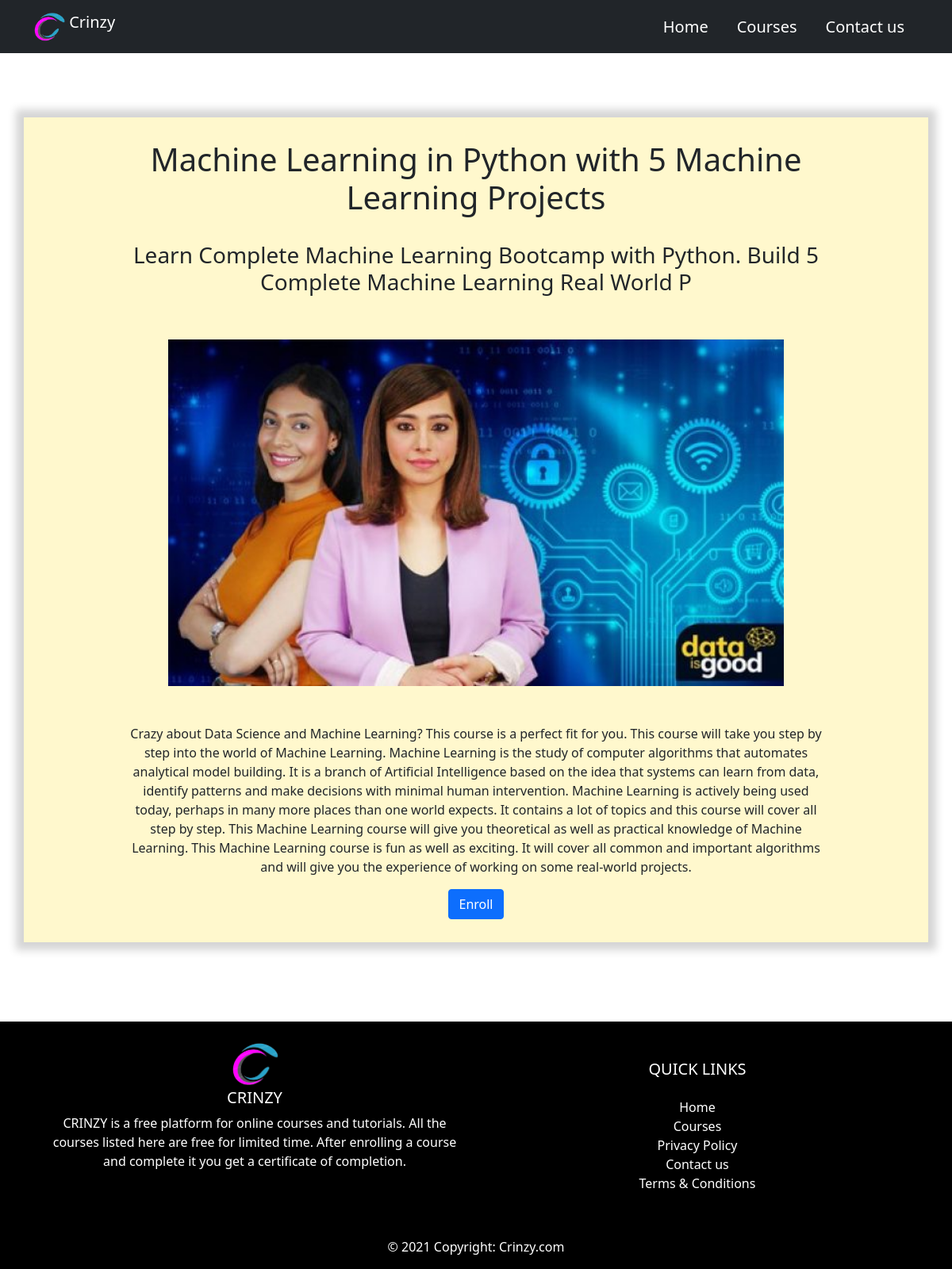
The app's page /blog/2/ with its own data.
### mainpage/models.py (models this page shows, shortened)
class Courses(models.Model):
    title = models.CharField(max_length = 100)
    subtitle = models.CharField(max_length = 100,default = "")
    description = models.TextField()
    image = models.ImageField(upload_to = 'img/images/')
    url = models.URLField(blank = True)
    popular = models.BooleanField(default = False)
    dateofcourse = models.DateTimeField(default = datetime.now())

### mainpage/views.py (the view)
# urls.py: 2. Add a URL to urlpatterns:  path('blog/', include('blog.urls'))
def blog(request,i):
    course = Courses.objects.get(pk = i)
    return render(request,'resources/blog.html',{'course' : course})

### mainpage/templates/resources/blog.html
{% extends 'resources/basic.html' %} {% block content %}
<div class="container  my-4 blogp">
    <div class="row my-4">
        <div class="col-12">
            <h1 class="c">{{ course.title }}</h1>
        </div>
    </div>
    <div class="row my-4">
        <div class="col-12">
            <h3 class="c">{{ course.subtitle }}</h3>
        </div>
    </div>
    <div class="row my-5">
        <div class="col-12 c">
            <img src="{{ course.image.url }}" class="w"><br>
        </div>
    </div>
    <div class="row">
        <div class="col-12 c">
            <p class="c px-5">{{ course.description|safe }}</p>
        </div>
    </div>
    <div class="row">
        <div class="col-12 c">
            <a href="{{ course.url }} " target="_blank" class="btn btn-primary">Enroll</a>
        </div>
    </div>
    <br>
</div>
{% endblock %}

### mainpage/static/main.css (style rules this page uses)
.c { text-align: center; }
.blogp { padding-left: 80px; padding-right: 80px; border: 5px solid #fff8cd; background-color: #fff8cd; box-shadow: 0px 0px 10px 10px #d5d5d5; margin-bottom: 100px!important; margin-top: 100px!important; }
.w { width: 80%; }

### records on screen
Courses: title "Machine Learning in Python with 5 Machine Learning Projects", subtitle "Learn Complete Machine Learning Bootcamp with Python. Build 5 Complete Machine Learning Real World P", image (picture), description "Crazy about Data Science and Machine Learning? This course is a perfect fit for you. This course will take you step by step into the world of Machine Learning. Machine Learning is the study of computer algorithms that automates analytical model building. It is a branch of Artificial Intelligence based on the idea that systems can learn from data, identify patterns and make decisions with minimal human intervention. Machine Learning is actively being used today, perhaps in many more places than one world expects. It contains a lot of topics and this course will cover all step by step. This Machine Learning course will give you theoretical as well as practical knowledge of Machine Learning.…"
